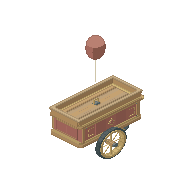
#> input picture assets/objetos/estudos/carrinho_baloes/1_um.png, 192 x 192 px, given in place of frente.png, which was not available
$ python -i animacoes.py   (imports and definitions only)
#> lines starting #> are read from the running program, lines starting #| are printed output that depends on the picture
"""Biblioteca de animacoes. Cada animacao devolve dict(inicio, loop, fim, fps)
com listas de poses (dicts completos de personagem.pose_base)."""
import math
import os
import numpy as np
from PIL import Image

import motor as M
from motor import v3
from personagem import pose_base, mistura, suave, rest_hand

TAU = 2 * math.pi
OBJ = {}


# ------------------------------------------------------------------ util

def carregar_objetos(src):
    def load(nome, escala, crop=None):
#> called with nome = 'fatia_pizza', escala = 0.46
        out = {}
        for v in ('frente', 'direita', 'costas', 'esquerda'):
            im = Image.open(os.path.join(src, 'objetos', nome, v + '.png')).convert('RGBA')
#> im is the input picture: PIL image 192x192 RGBA; mean R, G, B, A 22.6, 18.1, 13.5, 37.1
            if crop:
                im = im.crop(crop)
            im = im.crop(im.getbbox())
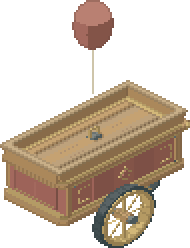
#> im: PIL image 95x124 RGBA (shown 2 times larger); mean R, G, B, A 70.8, 56.7, 42.4, 116.1; transparent parts drawn white
            w, h = im.size
#> w = 95; h = 124
            nw, nh = max(1, round(w * escala)), max(1, round(h * escala))
#> nw = 44; nh = 57
            # reducao sem borrar: pre-multiplica, reduz, limiariza alfa
            a = np.asarray(im).astype(float)
            a[..., :3] *= a[..., 3:4] / 255
            im2 = Image.fromarray(a.astype(np.uint8)).resize((nw, nh), Image.BOX)
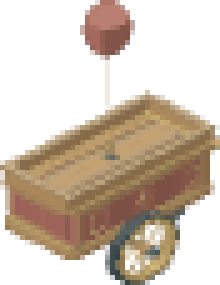
#> im2: PIL image 44x57 RGBA (shown 5 times larger); mean R, G, B, A 75.3, 60.6, 45.4, 115.5; transparent parts drawn white
            al = im.split()[3].resize((nw, nh), Image.BOX)
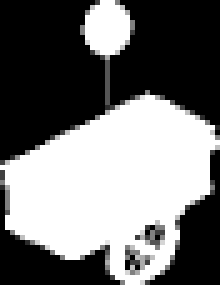
#> al: PIL image 44x57 L (shown 5 times larger); min 0, max 255, mean 115.5
            b = np.asarray(im2).astype(float)
            al = np.asarray(al).astype(float)
#> al: shape (57, 44) float64
            b[..., :3] = np.clip(b[..., :3] * 255 / np.maximum(al[..., None], 1), 0, 255)
            b[..., 3] = np.where(al > 100, 255, 0)
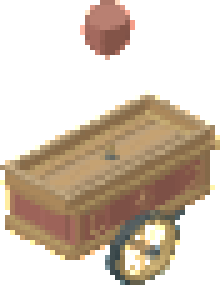
#> b: shape (57, 44, 4) float64 (shown 5 times larger); mean R, G, B, A 80.4, 66.3, 51.3, 117.7; transparent parts drawn white
            out[v] = b.astype(np.uint8)
#> pass 2 of the loop in load, `for v in ('frente', 'direita', 'costas', 'esquerda'):`:
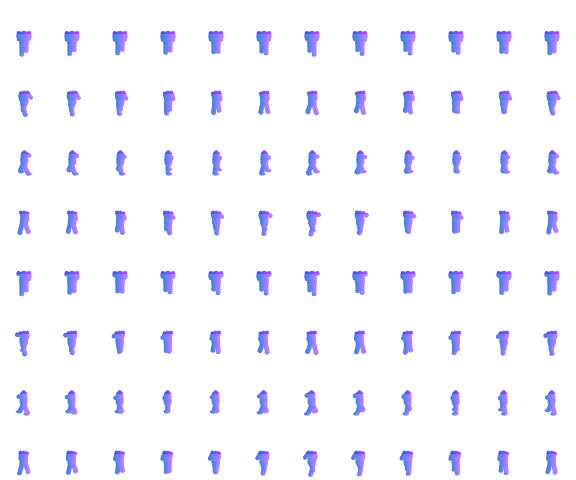
#> input picture assets/iluminacao/personagens/crianca/andar_corpo.png, 576 x 480 px, given in place of direita.png, which was not available
#> in load, im is the input picture: PIL image 576x480 RGBA; mean R, G, B, A 126.7, 137, 237.9, 19
#> im: PIL image 547x448 RGBA
#> im2: PIL image 252x206 RGBA
#> in load, `al = im.split()[3].resize((nw, nh), Image.BOX)`:
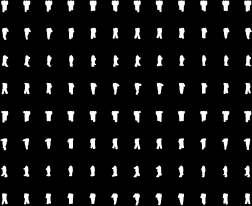
#> al: PIL image 252x206 L; min 0, max 255, mean 21.5
#> in load, `b[..., 3] = np.where(al > 100, 255, 0)`:
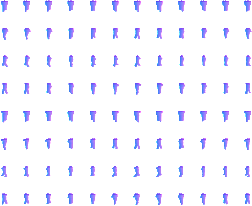
#> b: shape (206, 252, 4) float64; mean R, G, B, A 18.2, 18.6, 29.2, 22.7; transparent parts drawn white
        return out
    OBJ['pizza'] = load('fatia_pizza', 0.46)
    OBJ['bolo'] = load('fatia_bolo', 0.8)
    OBJ['presente'] = load('presente_pequeno', 0.46)
    OBJ['balao'] = load('balao', 0.55, crop=(0, 0, 25, 26))


# [30 lines left out: functions P, amostra, fase, com, not called in this run]


def anim(inicio, loop, fim, fps=10):
    return dict(inicio=inicio, loop=loop, fim=fim, fps=fps)


def face_u(T, y, f, du=0.0):
    """u de um ponto do rosto, compensando a projecao na vista de frente."""
    return T.u_de_y(y) + M.K * f * 0.6 + du


def fala(i, padrao=('neutro', 'aberta', 'neutro', 'o', 'aberta', 'neutro')):
    return padrao[i % len(padrao)]


# ------------------------------------------------------------------ objetos

def prop_sprite(nome, alvo, zoff=0.0, vista=None, ancora=None):
    return dict(t='sprite', img=OBJ[nome], at=alvo, zoff=zoff, vista=vista, ancora=ancora)


def mao(J, s, avanco=0.6, T=None):
    return J['W' + s] + J['Hd' + s] * avanco


def fatia_pizza(J, T, p):
    c = mao(J, 'R', 1.0) + v3(0, 0, 0.6)
    return [prop_sprite('pizza', c, zoff=-0.6)] if p['a1'] < 0.5 else []


# [13 lines left out: function prato_bolo, not called in this run]


def caixa_presente(J, T, p):
    c = (J['WL'] + J['WR']) / 2 + v3(0, 0.3, 0.2)
    return [prop_sprite('presente', c, zoff=-1.6)]


def balao(J, T, p):
    w = mao(J, 'R', 0.4)
    return [dict(t='balao', mao=w, img=OBJ['balao']['frente'], sway=round(p['a1'] * 1.6))]


# [574 lines left out: functions ajusta_balao, passo, corrida, bater_palmas, apontar_rindo, conversar and 22 more, not called in this run]


def _peca(J, T, p):
    # pecinha do animatronico apoiada na bancada (referencia para as ferramentas)
    return []


# [216 lines left out: functions consertar, panela, cozinhar, prato_esponja, lavar_pratos, caixa_papelao and 4 more, not called in this run]


# ================================================================== catalogo

CATALOGO = {
    'adolescentes': (['adolescente_masculino', 'adolescente_feminino'], [
        ('jogar_fliperama', 'Jogando nos fliperamas', jogar_fliperama),
        ('bater_palmas', 'Batendo palmas', bater_palmas),
        ('apontar_rindo', 'Apontando e rindo', apontar_rindo),
        ('conversar_1', 'Conversando com outros 1', lambda T: conversar(T, 1)),
        ('conversar_2', 'Conversando com outros 2', lambda T: conversar(T, 2)),
        ('conversar_3', 'Conversando com outros 3', lambda T: conversar(T, 3)),
        ('conversar_4', 'Conversando com outros 4', lambda T: conversar(T, 4)),
        ('comer_pizza', 'Comendo pizza', comer_pizza),
        ('comer_bolo', 'Comendo bolo', comer_bolo),
    ]),
    'criancas': (['crianca'], [
        ('correr_fugindo', 'Correndo do pique-pega', lambda T: correr(T, False)),
        ('correr_pegador', 'Corredor que tenta pegar', lambda T: correr(T, True)),
        ('sentada_mao_boca', 'Sentada com a mao na boca', sentada_mao_boca),
        ('sentada_maos_orelhas', 'Sentada com as maos nas orelhas', sentada_maos_orelhas),
        ('sentada_tampando_olhos', 'Sentada tampando os olhos', sentada_tampando_olhos),
        ('deitada_encolhida', 'Deitada encolhida abracando as pernas', deitada_encolhida),
        ('em_pe_chorando', 'Em pe tampando os olhos, chorando', chorando_tampando_olhos),
        ('pular_bracos_cima', 'Pulando com os bracos para cima', pular_bracos_cima),
        ('rindo_mao_barriga', 'Com a mao na barriga rindo', lambda T: rindo(T, True)),
        ('bater_palmas', 'Batendo palmas', bater_palmas),
        ('andar_caixa_presente', 'Andando com caixa de presente', andar_caixa),
        ('andar_balao', 'Andando segurando um balao', andar_balao),
        ('comer_pizza', 'Comendo pizza', comer_pizza),
        ('comer_bolo', 'Comendo bolo', comer_bolo),
    ]),
    'adultos_npc': (['adulto_masculino', 'adulto_feminino'], [
        ('bater_palmas', 'Batendo palmas', bater_palmas),
        ('rindo', 'Rindo', lambda T: rindo(T, False)),
        ('comer_pizza', 'Comendo pizza', comer_pizza),
        ('comer_bolo', 'Comendo bolo', comer_bolo),
    ]),
    'funcionarios': (['adulto_masculino', 'adulto_feminino'], [
        ('estudar', 'Estudando (sentado, lendo)', estudar),
        ('consertar_chave_fenda', 'Consertando animatronico - chave de fenda', lambda T: consertar(T, 'chave_fenda')),
        ('consertar_martelo', 'Consertando animatronico - martelo', lambda T: consertar(T, 'martelo')),
        ('consertar_fita', 'Consertando animatronico - fita adesiva', lambda T: consertar(T, 'fita')),
        ('cozinhar', 'Cozinhando', cozinhar),
        ('lavar_pratos', 'Limpando os pratos', lavar_pratos),
        ('desempacotar_caixa', 'Desempacotando uma caixa', desempacotar_caixa),
        ('mexer_caixa', 'Mexendo no caixa', mexer_caixa),
        ('sentado_ibm', 'Sentado mexendo no IBM', sentado_ibm),
    ]),
}

#> (the run stopped early here; a loop or call above may not have finished)
